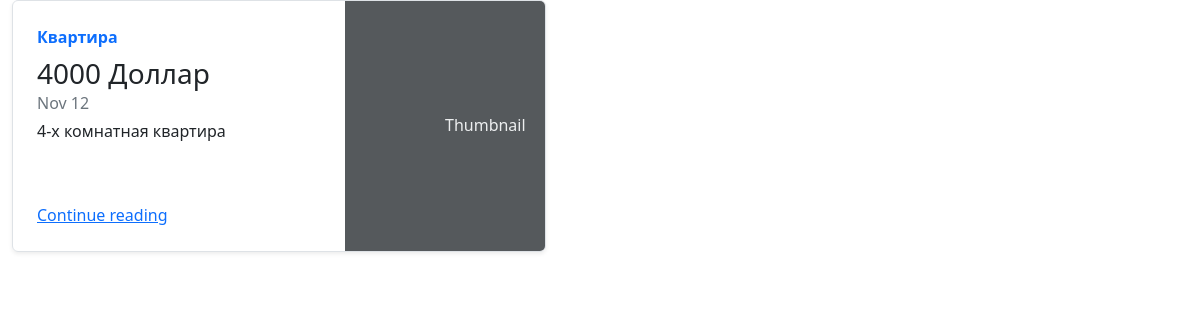
The app's page /categories/1, older data.
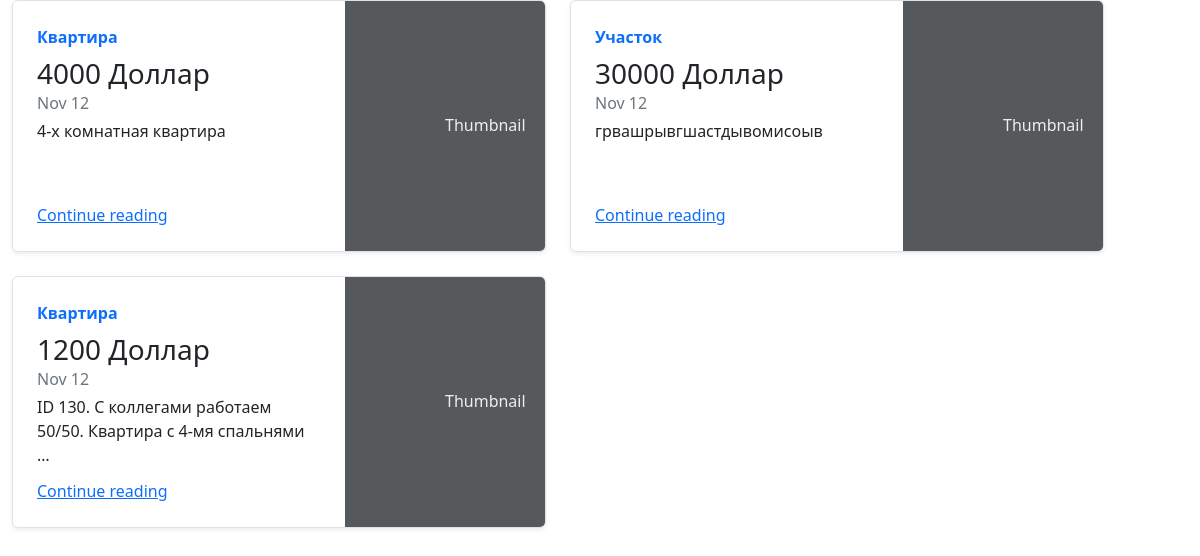
The same page, newer data.
### main/models.py (models this page shows, shortened)
class Estate(models.Model):
    title = models.CharField(verbose_name="Название", max_length=255, null=True, blank=True)
    description = models.TextField(verbose_name="Описание", null=True, blank=True)
    price = models.PositiveBigIntegerField(verbose_name="Цена")
    currency = models.CharField(verbose_name="Валюта", max_length=32, choices=CURRENCY, default=DOLLAR)
    area = models.PositiveIntegerField(verbose_name="Площадь")
    room_amount = models.PositiveSmallIntegerField(verbose_name="Количество комнат")
    type = models.CharField(verbose_name="Тип недвижимости", max_length=64, choices=ESTATE_TYPE, default=FLAT)
    categories = models.ManyToManyField(Category, related_name='estates')
    created_date = models.DateTimeField(default=now, editable=False)

### main/views.py (the view)
# urls.py: path('categories/<int:pk>', views.category_detail, name='category_detail'),
def category_detail(request, pk):
    category = Category.objects.get(pk=pk)
    return render(request, 'category_detail.html', {'category': category})

### main/templates/category_detail.html
{% extends "base.html" %}
{% block body %}
<div class="row mb-2 container">
  {% for estate in category.estates.all %}
    <div class="col-md-6">
        <div class="row g-0 border rounded overflow-hidden flex-md-row mb-4 shadow-sm h-md-250 position-relative">
        <div class="col p-4 d-flex flex-column position-static">
          <strong class="d-inline-block mb-2 text-primary">{{ estate.type }}</strong>
          <h3 class="mb-0">{{ estate.price }}  {{ estate.currency }}</h3>
          <div class="mb-1 text-muted">Nov 12</div>
          <p class="card-text mb-auto">{{ estate.description | truncatewords:10 }}</p>
          <a href="{% url 'estate_detail' estate.id %}" class="stretched-link">Continue reading</a>
        </div>
          <div class="col-auto d-none d-lg-block">
            <svg class="bd-placeholder-img" width="200" height="250" xmlns="http://www.w3.org/2000/svg" role="img" aria-label="Placeholder: Thumbnail" preserveAspectRatio="xMidYMid slice" focusable="false"><title>Placeholder</title><rect width="100%" height="100%" fill="#55595c"></rect><text x="50%" y="50%" fill="#eceeef" dy=".3em">Thumbnail</text></svg>
          </div>
      </div>
    </div>
  {% endfor %}
</div>
{% endblock %}

Row changes from the older to the newer data that the page shows:
added Estate: type "Участок", price "30000", currency "Доллар", description "грвашрывгшастдывомисоыв"
now on this page (row edited): Estate: type "Квартира", price "1200", currency "Доллар", description "ID 130. С коллегами работаем 50/50. Квартира с 4-мя спальнями …"
